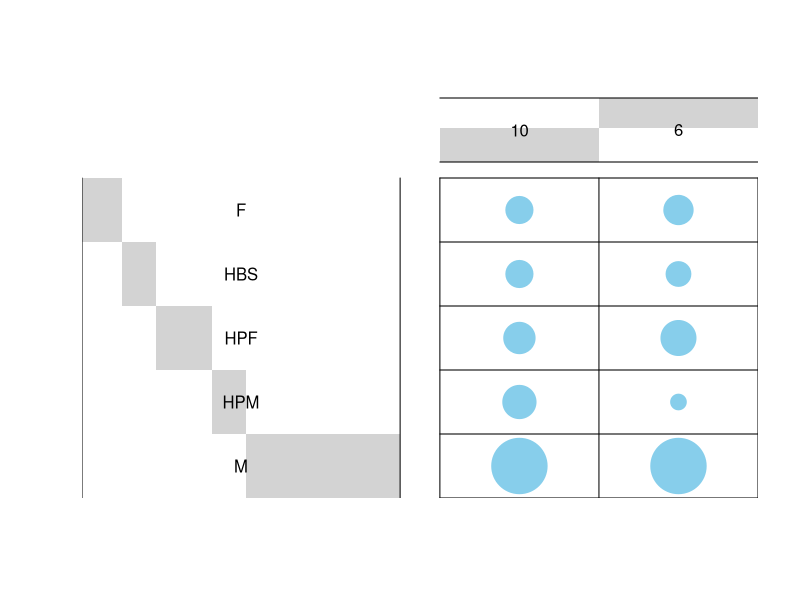
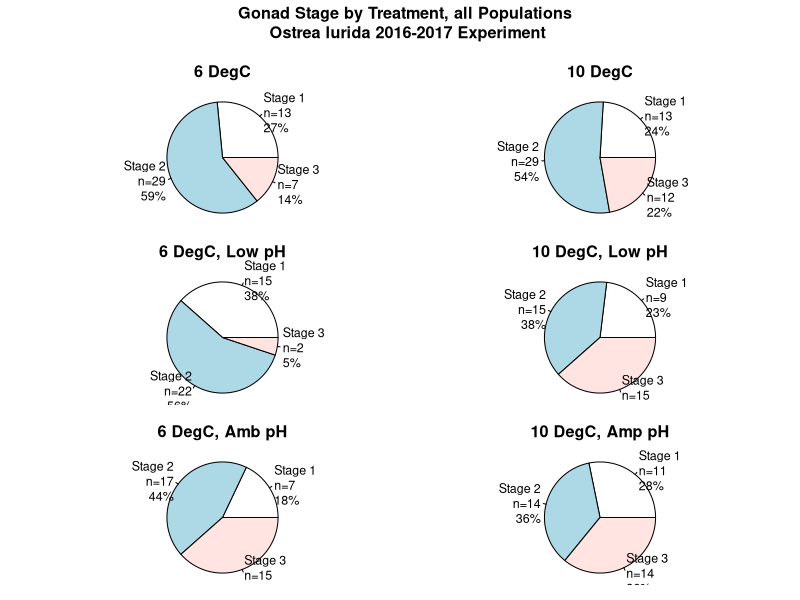
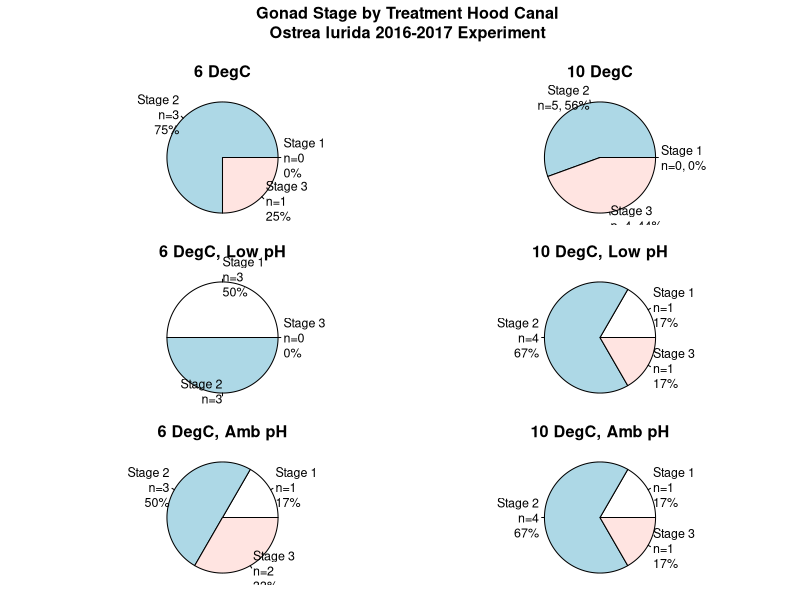
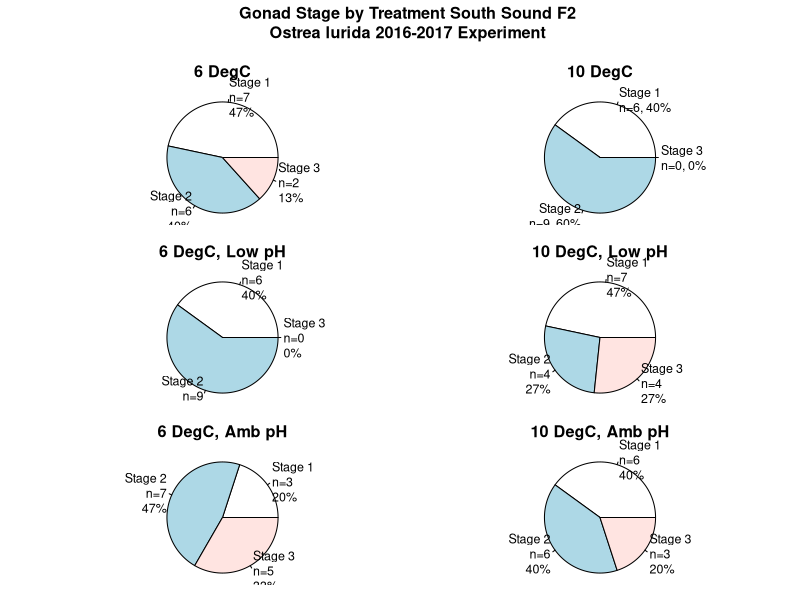
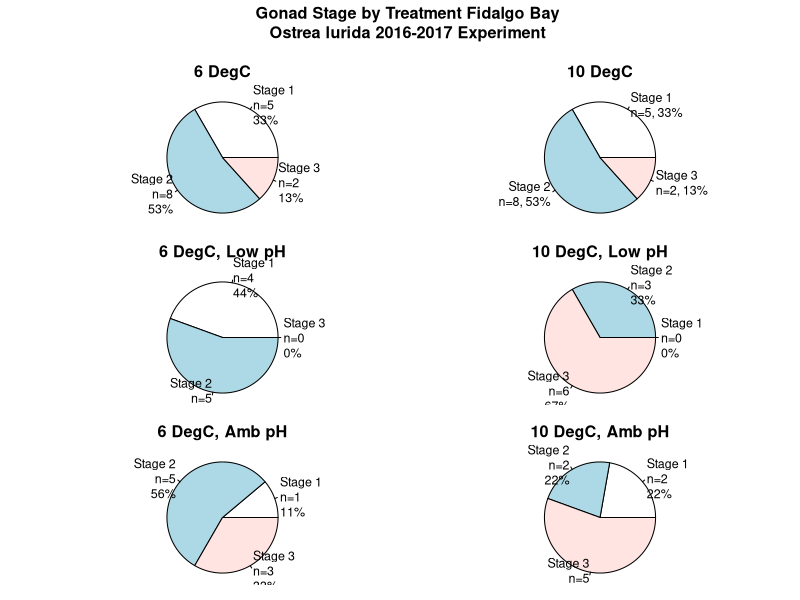
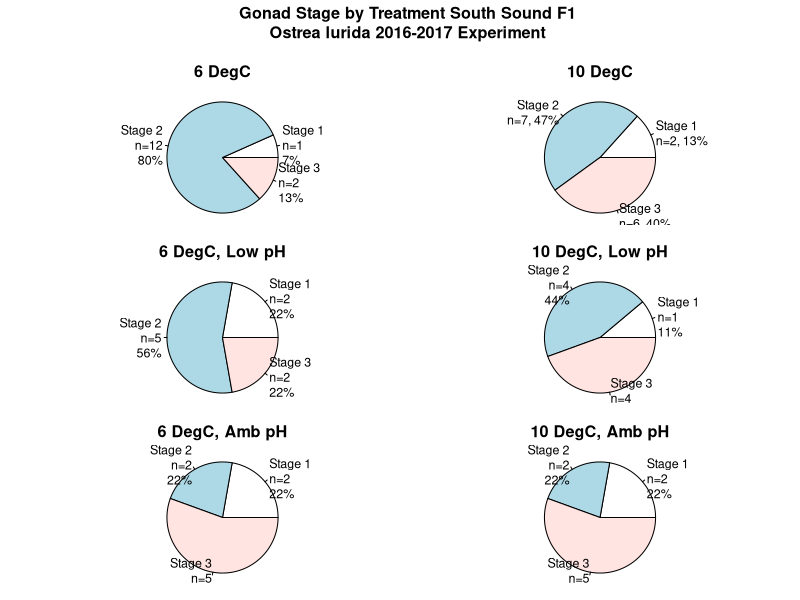

R code for these plots, in order: (Note: this script raises an error after producing the figures.)
setwd("~/Documents/Roberts Lab/O.lurida_Stress/Data")
Histo <- read.csv("2017-Oly-Histo-Results.csv", header=T, stringsAsFactors = T)
Histo$Stage <- as.factor(Histo$Stage)
library(plyr)

# All Populations Combined ------------------------------------------------
All.6 <- subset(Histo, Phase %in% "TEMP" & Treatment %in% "6")
All.10 <- subset(Histo, Phase %in% "TEMP" & Treatment %in% "10")
All.6.Low <- subset(Histo, Phase %in% "OA" & Treatment %in% "6-Low")
All.6.Amb <- subset(Histo, Phase %in% "OA" & Treatment %in% "6-Amb")
All.10.Low <- subset(Histo, Phase %in% "OA" & Treatment %in% "10-Low")
All.10.Amb <- subset(Histo, Phase %in% "OA" & Treatment %in% "10-Amb")
Allp.6 <- data.frame(unclass(100*prop.table(table(All.6$Stage))))
Allp.10 <- data.frame(unclass(100*prop.table(table(All.10$Stage))))
Allp.6.Low <- data.frame(unclass(100*prop.table(table(All.6.Low$Stage))))
Allp.6.Amb <- data.frame(unclass(100*prop.table(table(All.6.Amb$Stage))))
Allp.10.Low <- data.frame(unclass(100*prop.table(table(All.10.Low$Stage))))
Allp.10.Amb <- data.frame(unclass(100*prop.table(table(All.10.Amb$Stage))))
All.p <- data.frame(cbind(Allp.6, Allp.10, Allp.6.Low, Allp.6.Amb, Allp.10.Low, Allp.10.Amb))
colnames(All.p) <- c("6", "10", "6.Low", "6.Amb", "10.Low", "10.Amb")
Stages <- c("Stage 1", "Stage 2", "Stage 3")
png(filename = "~/Documents/Roberts Lab/O.lurida_Stress/Analyses/Gonad-Stage-Pie-Charts.png", width = 600, height = 800)
par(mfrow = c(3, 2), mar=c(.5,1,3.5,.5), oma=c(1,2,3,1), cex.main= 1.3, cex=.75)
pie(table(All.6$Stage), main="6 DegC", radius=1, labels=paste(Stages, "\n", "n=", table(All.6$Stage), "\n", round(All.p$`6`), "%", sep=""))
pie(table(All.10$Stage), main="10 DegC", radius=1, labels=paste(Stages, "\n", "n=", table(All.10$Stage),"\n", round(All.p$`10`), "%", sep=""))
pie(table(All.6.Low$Stage), main="6 DegC, Low pH", radius=1, labels=paste(Stages, "\n", "n=", table(All.6.Low$Stage), "\n", round(All.p$`6.Low`), "%", sep=""))
pie(table(All.10.Low$Stage), main="10 DegC, Low pH", radius=1, labels=paste(Stages, "\n", "n=", table(All.10.Low$Stage),"\n", round(All.p$`10.Low`), "%", sep=""))
pie(table(All.6.Amb$Stage), main="6 DegC, Amb pH", radius=1, labels=paste(Stages, "\n", "n=", table(All.6.Amb$Stage), "\n", round(All.p$`6.Amb`), "%", sep=""))
pie(table(All.10.Amb$Stage), main="10 DegC, Amp pH", radius=1, labels=paste(Stages, "\n", "n=", table(All.10.Amb$Stage), "\n", round(All.p$`10.Amb`), "%", sep=""))
title("Gonad Stage by Treatment, all Populations \nOstrea lurida 2016-2017 Experiment", outer=TRUE) 
dev.off()

# Each Population Separately ----------------------------------------------

Pops <- levels(Histo$Population)
Pop.names <- c("Hood Canal", "South Sound F2", "Fidalgo Bay", "South Sound F1")
for (i in 1:length(Pops)) {
  T <- Pops[i]
  T.6 <- subset(Histo, Population %in% T & Phase %in% "TEMP" & Treatment %in% "6")
  T.10 <- subset(Histo, Population %in% T & Phase %in% "TEMP" & Treatment %in% "10")
  T.6.Low <- subset(Histo, Population %in% T & Phase %in% "OA" & Treatment %in% "6-Low")
  T.6.Amb <- subset(Histo, Population %in% T & Phase %in% "OA" & Treatment %in% "6-Amb")
  T.10.Low <- subset(Histo, Population %in% T & Phase %in% "OA" & Treatment %in% "10-Low")
  T.10.Amb <- subset(Histo, Population %in% T & Phase %in% "OA" & Treatment %in% "10-Amb")
  Tp.6 <- data.frame(unclass(100*prop.table(table(T.6$Stage))))
  Tp.10 <- data.frame(unclass(100*prop.table(table(T.10$Stage))))
  Tp.6.Low <- data.frame(unclass(100*prop.table(table(T.6.Low$Stage))))
  Tp.6.Amb <- data.frame(unclass(100*prop.table(table(T.6.Amb$Stage))))
  Tp.10.Low <- data.frame(unclass(100*prop.table(table(T.10.Low$Stage))))
  Tp.10.Amb <- data.frame(unclass(100*prop.table(table(T.10.Amb$Stage))))
  T.p <- data.frame(cbind(Tp.6, Tp.10, Tp.6.Low, Tp.6.Amb, Tp.10.Low, Tp.10.Amb))
  colnames(T.p) <- c("6", "10", "6.Low", "6.Amb", "10.Low", "10.Amb")
  Stages <- c("Stage 1", "Stage 2", "Stage 3")
  filename <- paste("~/Documents/Roberts Lab/O.lurida_Stress/Analyses/Gonad-Stage-Pie-Charts-", T, ".png", sep="")
  png(filename = filename, width = 600, height = 800)
  par(mfrow = c(3, 2), mar=c(.5,1,3.5,.5), oma=c(1,2,3,1), cex.main= 1.3, cex=.75)
  pie(table(T.6$Stage), main="6 DegC", radius=1, labels=paste(Stages, "\n", "n=", table(T.6$Stage), "\n", round(T.p$`6`), "%", sep=""))
  pie(table(T.10$Stage), main="10 DegC", radius=1, labels=paste(Stages, "\n", "n=", table(T.10$Stage), ", ", round(T.p$`10`), "%", sep=""))
  pie(table(T.6.Low$Stage), main="6 DegC, Low pH", radius=1, labels=paste(Stages, "\n", "n=", table(T.6.Low$Stage), "\n", round(T.p$`6.Low`), "%", sep=""))
  pie(table(T.10.Low$Stage), main="10 DegC, Low pH", radius=1, labels=paste(Stages, "\n", "n=", table(T.10.Low$Stage), "\n", round(T.p$`10.Low`), "%", sep=""))
  pie(table(T.6.Amb$Stage), main="6 DegC, Amb pH", radius=1, labels=paste(Stages, "\n", "n=", table(T.6.Amb$Stage), "\n", round(T.p$`6.Amb`), "%", sep=""))
  pie(table(T.10.Amb$Stage), main="10 DegC, Amb pH", radius=1, labels=paste(Stages, "\n", "n=", table(T.10.Amb$Stage), "\n", round(T.p$`10.Amb`), "%", sep=""))
  title(paste("Gonad Stage by Treatment ", Pop.names[i], "\n", "Ostrea lurida 2016-2017 Experiment", sep=""), outer=TRUE)
  dev.off()
}


### Stats
# Resource: http://www.sthda.com/english/wiki/chi-square-test-of-independence-in-r

library("gplots")

All.Gonad.Stages <- rbind(All.6, All.6.Amb, All.6.Low, All.10, All.10.Amb, All.10.Low)
CT.Sex.preOA.ALL <- table(subset(All.Gonad.Stages, Phase %in% "TEMP")$Treatment, subset(All.Gonad.Stages, Phase %in% "TEMP")$Sex)
CT.stage.preOA.ALL <- table(subset(All.Gonad.Stages, Phase %in% "TEMP")$Treatment, subset(All.Gonad.Stages, Phase %in% "TEMP")$Stage)
CT.Sex.preOA.ALL <- CT.Sex.preOA.ALL[c(1,4),]
CT.stage.preOA.ALL <- CT.stage.preOA.ALL[c(1,4),]
CT.Sex.postOA.ALL <- table(subset(All.Gonad.Stages, Phase %in% "OA")$Treatment, subset(All.Gonad.Stages, Phase %in% "OA")$Sex)
CT.stage.postOA.ALL <- table(subset(All.Gonad.Stages, Phase %in% "OA")$Treatment, subset(All.Gonad.Stages, Phase %in% "OA")$Stage)
CT.Sex.postOA.ALL <- CT.Sex.postOA.ALL[c(-1,-4),]
CT.stage.postOA.ALL <- CT.stage.postOA.ALL[c(-1,-4),]

# Let's compare the pre-OA stage and sex data
chisq.test(CT.Sex.preOA.ALL) 
chisq.test(CT.stage.preOA.ALL) 

balloonplot(CT.Sex.preOA.ALL, main ="Oly Sex pre-OA, All Populations \nX-squared = 4.6128, df = 4, p-value = 0.3294", xlab ="", ylab="",
            label = T, show.margins = FALSE)
balloonplot(CT.stage.preOA.ALL, main ="Oly Stage pre-OA, All Populations \nX-squared = 1.0756, df = 2, p-value = 0.584", xlab ="", ylab="",
            label = T, show.margins = FALSE)

# Let's compare the post-OA stage and sex data, all treatments
fisher.test(CT.Sex.postOA.ALL)
chisq.test(CT.stage.postOA.ALL)

balloonplot(CT.Sex.postOA.ALL, main ="Oly Sex post OA, All Populations \np-value = 0.9143", xlab ="", ylab="",
            label = T, show.margins = FALSE)
balloonplot(CT.stage.postOA.ALL, main ="Oly Stage post OA, All Populations \nX-squared = 16.09, df = 6, p-value = 0.01328", xlab ="", ylab="",
            label = T, show.margins = FALSE)

# Run same stats on each population separately: 
SN.6.preOA.All <- subset(All.Gonad.Stages, Population %in% "SN" & Phase %in% "TEMP")
NF.6.preOA.All <- subset(All.Gonad.Stages, Population %in% "NF" & Phase %in% "TEMP")
K.6.preOA.All <- subset(All.Gonad.Stages, Population %in% "K" & Phase %in% "TEMP")
HL.6.preOA.All <- subset(All.Gonad.Stages, Population %in% "HL" & Phase %in% "TEMP")

SN.6.postOA.All <- subset(All.Gonad.Stages, Population %in% "SN" & Phase %in% "OA")
NF.6.postOA.All <- subset(All.Gonad.Stages, Population %in% "NF" & Phase %in% "OA")
K.6.postOA.All <- subset(All.Gonad.Stages, Population %in% "K" & Phase %in% "OA")
HL.6.postOA.All <- subset(All.Gonad.Stages, Population %in% "HL" & Phase %in% "OA")

# Contingency tables for each population, by Sex and Stage, for post-OA treatment groups
CT.SN.Sex.preOA <- table(SN.6.preOA.All$Treatment, SN.6.preOA.All$Sex)
CT.SN.stage.preOA <- table(SN.6.preOA.All$Treatment, SN.6.preOA.All$Stage)
CT.NF.Sex.preOA <- table(NF.6.preOA.All$Treatment, NF.6.preOA.All$Sex)
CT.NF.stage.preOA <- table(NF.6.preOA.All$Treatment, NF.6.preOA.All$Stage)
CT.K.Sex.preOA <- table(K.6.preOA.All$Treatment, K.6.preOA.All$Sex)
CT.K.stage.preOA <- table(K.6.preOA.All$Treatment, K.6.preOA.All$Stage)
CT.HL.Sex.preOA <- table(HL.6.preOA.All$Treatment, HL.6.preOA.All$Sex)
CT.HL.stage.preOA <- table(HL.6.preOA.All$Treatment, HL.6.preOA.All$Stage)

# remove extraneous rows
CT.SN.Sex.preOA <- CT.SN.Sex.preOA[c(1,4),]
CT.SN.stage.preOA <- CT.SN.stage.preOA[c(1,4),]
CT.NF.Sex.preOA <- CT.NF.Sex.preOA[c(1,4),]
CT.NF.stage.preOA <- CT.NF.stage.preOA[c(1,4),]
CT.K.Sex.preOA <- CT.K.Sex.preOA[c(1,4),]
CT.K.stage.preOA <- CT.K.stage.preOA[c(1,4),]
CT.HL.Sex.preOA <- CT.HL.Sex.preOA[c(1,4),]
CT.HL.stage.preOA <- CT.HL.stage.preOA[c(1,4),]

# Contingency tables for each population, by Sex and Stage, for post-OA treatment groups
CT.SN.Sex.postOA <- table(SN.6.postOA.All$Treatment, SN.6.postOA.All$Sex)
CT.SN.stage.postOA <- table(SN.6.postOA.All$Treatment, SN.6.postOA.All$Stage)
CT.NF.Sex.postOA <- table(NF.6.postOA.All$Treatment, NF.6.postOA.All$Sex)
CT.NF.stage.postOA <- table(NF.6.postOA.All$Treatment, NF.6.postOA.All$Stage)
CT.K.Sex.postOA <- table(K.6.postOA.All$Treatment, K.6.postOA.All$Sex)
CT.K.stage.postOA <- table(K.6.postOA.All$Treatment, K.6.postOA.All$Stage)
CT.HL.Sex.postOA <- table(HL.6.postOA.All$Treatment, HL.6.postOA.All$Sex)
CT.HL.stage.postOA <- table(HL.6.postOA.All$Treatment, HL.6.postOA.All$Stage)

# remove extraneous rows
CT.SN.Sex.postOA <- CT.SN.Sex.postOA[c(-1,-4),]
CT.SN.stage.postOA <- CT.SN.stage.postOA[c(-1,-4),]
CT.NF.Sex.postOA <- CT.NF.Sex.postOA[c(-1,-4),]
CT.NF.stage.postOA <- CT.NF.stage.postOA[c(-1,-4),]
CT.K.Sex.postOA <- CT.K.Sex.postOA[c(-1,-4),]
CT.K.stage.postOA <- CT.K.stage.postOA[c(-1,-4),]
CT.HL.Sex.postOA <- CT.HL.Sex.postOA[c(-1,-4),]
CT.HL.stage.postOA <- CT.HL.stage.postOA[c(-1,-4),]

# Fisher's exact test, pre OA
fisher.test(CT.SN.Sex.preOA)
fisher.test(CT.K.Sex.preOA)
fisher.test(CT.NF.Sex.preOA)
fisher.test(CT.HL.Sex.preOA)
fisher.test(CT.SN.stage.preOA)
fisher.test(CT.K.stage.preOA)
fisher.test(CT.NF.stage.preOA)
fisher.test(CT.HL.stage.preOA)

# Balloon plots, pre OA
balloonplot(CT.SN.Sex.preOA, main ="Oly Sex Pre-OA, South Sound F1 \np-value = 0.6762", xlab ="", ylab="",
            label = T, show.margins = FALSE)
balloonplot(CT.K.Sex.preOA, main ="Oly Sex Pre-OA, South Sound F2 \np-value = 0.5732", xlab ="", ylab="",
            label = T, show.margins = FALSE)
balloonplot(CT.NF.Sex.preOA, main ="Oly Sex Pre-OA, North Sound F1 \np-value = 0.08721", xlab ="", ylab="",
            label = T, show.margins = FALSE)
balloonplot(CT.HL.Sex.preOA, main ="Oly Sex Pre-OA, Hood Canal F1 \np-value = 0.006993", xlab ="", ylab="",
            label = T, show.margins = FALSE)
balloonplot(CT.SN.stage.preOA, main ="Oly Stage Pre-OA, South Sound F1 \np-value = 0.1693", xlab ="", ylab="",
            label = T, show.margins = FALSE)
balloonplot(CT.K.stage.preOA, main ="Oly Stage Pre-OA, South Sound F2 \np-value = 0.4068", xlab ="", ylab="",
            label = T, show.margins = FALSE)
balloonplot(CT.NF.stage.preOA, main ="Oly Stage Pre-OA, North Sound F1 \np-value = 1", xlab ="", ylab="",
            label = T, show.margins = FALSE)
balloonplot(CT.HL.stage.preOA, main ="Oly Stage Pre-OA, Hood Canal F1 \np-value = 1", xlab ="", ylab="",
            label = T, show.margins = FALSE)

# Fisher's exact test, post OA
fisher.test(CT.SN.Sex.postOA)
fisher.test(CT.K.Sex.postOA)
fisher.test(CT.NF.Sex.postOA)
fisher.test(CT.HL.Sex.postOA)
fisher.test(CT.SN.stage.postOA)
fisher.test(CT.K.stage.postOA)
fisher.test(CT.NF.stage.postOA)
fisher.test(CT.HL.stage.postOA)

# Balloon plots, post OA
balloonplot(CT.SN.Sex.postOA, main ="Oly Sex post-OA, South Sound F1 \np-value = 0.6234", xlab ="", ylab="",
            label = T, show.margins = FALSE)
balloonplot(CT.K.Sex.postOA, main ="Oly Sex post-OA, South Sound F2 \np-value = 0.02684", xlab ="", ylab="",
            label = T, show.margins = FALSE)
balloonplot(CT.NF.Sex.postOA, main ="Oly Sex post-OA, North Sound F1 \np-value = 0.2749", xlab ="", ylab="",
            label = T, show.margins = FALSE)
balloonplot(CT.HL.Sex.postOA, main ="Oly Sex post-OA, Hood Canal F1 \np-value = 0.2337", xlab ="", ylab="",
            label = T, show.margins = FALSE)
balloonplot(CT.SN.stage.postOA, main ="Oly Stage post-OA, South Sound F1 \np-value = 0.7004", xlab ="", ylab="",
            label = T, show.margins = FALSE)
balloonplot(CT.K.stage.postOA, main ="Oly Stage post-OA, South Sound F2 \np-value = 0.1614", xlab ="", ylab="",
            label = T, show.margins = FALSE)
balloonplot(CT.NF.stage.postOA, main ="Oly Stage post-OA, North Sound F1 \np-value = 0.02735", xlab ="", ylab="",
            label = T, show.margins = FALSE)
balloonplot(CT.HL.stage.postOA, main ="Oly Stage post-OA, Hood Canal F1 \np-value = 0.7569", xlab ="", ylab="",
            label = T, show.margins = FALSE)

# Fisher's exact test, post OA
fisher.test(CT.SN.Sex.postOA)
fisher.test(CT.SN.stage.postOA)
fisher.test(CT.K.Sex.postOA)
fisher.test(CT.K.stage.postOA)
fisher.test(CT.NF.Sex.postOA)
fisher.test(CT.NF.stage.postOA)
fisher.test(CT.HL.Sex.postOA)
fisher.test(CT.HL.stage.postOA)












All.6.Gonad.Stages <- rbind(All.6, All.6.Amb, All.6.Low)
CT.Sex <- table(All.6.Gonad.Stages$Treatment, All.6.Gonad.Stages$Sex)
CT.Sex.postOA <- table(subset(All.6.Gonad.Stages, Phase %in% "OA")$Treatment, subset(All.6.Gonad.Stages, Phase %in% "OA")$Sex)
CT.stage <- table(All.6.Gonad.Stages$Treatment, All.6.Gonad.Stages$Stage)
CT.stage.postOA <- table(subset(All.6.Gonad.Stages, Phase %in% "OA")$Treatment, subset(All.6.Gonad.Stages, Phase %in% "OA")$Stage)
CT.Sex <- CT.Sex[-1:-3,]
CT.stage <- CT.stage[-1:-3,]
CT.Sex.postOA <- CT.Sex.postOA[-1:-4,]
CT.stage.postOA <- CT.stage.postOA[-1:-4,]

balloonplot(CT.Sex, main ="Oly Sex", xlab ="", ylab="",
            label = T, show.margins = FALSE)
balloonplot(CT.stage, main ="Oly Stage", xlab ="", ylab="",
            label = T, show.margins = FALSE)
balloonplot(CT.Sex.postOA, main ="Oly Sex, post OA only \np-value = 0.8784", xlab ="", ylab="",
            label = T, show.margins = FALSE)
balloonplot(CT.stage.postOA, main ="Oly Stage, post OA only \nX-squared = 13.491, df = 2, p-value = 0.001176", xlab ="", ylab="",
            label = T, show.margins = FALSE)

# Stats on Sex data
chisq.sex <- chisq.test(CT.Sex) #p-value = 0.2932; also I read that the warning message may be a result of little data.
fisher.test(CT.Sex) #p-value = 0.2942, using Fisher's Exact Test for Count Data 
fisher.test(CT.Sex.postOA) #p-value = 0.8784

# Stats on Stage data
chisq.stage <- chisq.test(CT.stage) #p-value = 0.002478
fisher.test(CT.stage) #p-value = 0.003477 #using this test too, since I had to use it for the Sex data. 
chisq.stage.postOA <- chisq.test(CT.stage.postOA) #p-value = 0.001176
fisher.test(CT.stage.postOA) #p-value = 0.0007534

install.packages("corrplot")
library(corrplot)
corrplot(chisq.stage$residuals, is.corr = F, main="Oly Stage, Correlation Plot")
corrplot(chisq.sex$residuals, is.corr = F, main="Oly Sex, Correlation Plot")
corrplot(chisq.stage.postOA$residuals, is.corr = F, main="Oly Stage - Post OA Only, Correlation Plot")

# Run same stats on each population separately: 
SN.6.postOA <- subset(All.6.Gonad.Stages, Population %in% "SN" & Phase %in% "OA")
NF.6.postOA <- subset(All.6.Gonad.Stages, Population %in% "NF" & Phase %in% "OA")
K.6.postOA <- subset(All.6.Gonad.Stages, Population %in% "K" & Phase %in% "OA")
HL.6.postOA <- subset(All.6.Gonad.Stages, Population %in% "HL" & Phase %in% "OA")

# Contingency tables for each population, by Sex and Stage
CT.SN.Sex <- table(SN.6.postOA$Treatment, SN.6.postOA$Sex)
CT.SN.stage <- table(SN.6.postOA$Treatment, SN.6.postOA$Stage)
CT.NF.Sex <- table(NF.6.postOA$Treatment, NF.6.postOA$Sex)
CT.NF.stage <- table(NF.6.postOA$Treatment, NF.6.postOA$Stage)
CT.K.Sex <- table(K.6.postOA$Treatment, K.6.postOA$Sex)
CT.K.stage <- table(K.6.postOA$Treatment, K.6.postOA$Stage)
CT.HL.Sex <- table(HL.6.postOA$Treatment, HL.6.postOA$Sex)
CT.HL.stage <- table(HL.6.postOA$Treatment, HL.6.postOA$Stage)

# Remove extraneous rows
CT.SN.Sex <- CT.SN.Sex[-1:-4,]
CT.SN.stage <- CT.SN.stage[-1:-4,]
CT.NF.Sex <- CT.NF.Sex[-1:-4,]
CT.NF.stage <- CT.NF.stage[-1:-4,]
CT.K.Sex <- CT.K.Sex[-1:-4,]
CT.K.stage <- CT.K.stage[-1:-4,]
CT.HL.Sex <- CT.HL.Sex[-1:-4,]
CT.HL.stage <- CT.HL.stage[-1:-4,]

# Sample size small, so use fisher's test
fisher.test(CT.SN.Sex)
fisher.test(CT.K.Sex)
fisher.test(CT.NF.Sex)
fisher.test(CT.HL.Sex)

fisher.test(CT.SN.stage)
fisher.test(CT.K.stage)
fisher.test(CT.NF.stage)
fisher.test(CT.HL.stage)

balloonplot(CT.SN.Sex, main ="Oly Sex, South Sound F1 \np-value = 1", xlab ="", ylab="",
            label = T, show.margins = FALSE)
balloonplot(CT.K.Sex, main ="Oly Sex, South Sound F2 \np-value = 0.2164", xlab ="", ylab="",
            label = T, show.margins = FALSE)
balloonplot(CT.NF.Sex, main ="Oly Sex, North Sound F1 \np-value = 0.2629", xlab ="", ylab="",
            label = T, show.margins = FALSE)
balloonplot(CT.HL.Sex, main ="Oly Sex, Hood Canal F1 \np-value = 0.4545", xlab ="", ylab="",
            label = T, show.margins = FALSE)


balloonplot(CT.SN.stage, main ="Oly Stage, South Sound F1 \np-value = 0.2542", xlab ="", ylab="",
            label = T, show.margins = FALSE)
balloonplot(CT.K.stage, main ="Oly Stage, South Sound F2 \np-value = 0.04611", xlab ="", ylab="",
            label = T, show.margins = FALSE)
balloonplot(CT.NF.stage, main ="Oly Stage, North Sound F1 \np-value = 0.1399", xlab ="", ylab="",
            label = T, show.margins = FALSE)
balloonplot(CT.HL.stage, main ="Oly Stage, Hood Canal F1 \np-value = 0.2857", xlab ="", ylab="",
            label = T, show.margins = FALSE)

### boneyard

# Histo$Stage <- as.factor(Histo$Stage)
# counts.temp <- count(df=subset(Histo, Phase %in% "TEMP"), c("Phase", "Treatment", "Stage"))
# counts.OA <- count(df=subset(Histo, Phase %in% "OA"), c("Phase", "Treatment", "Stage"))
# counts.all <- count(df=Histo, c("Phase", "Treatment", "Stage"))
